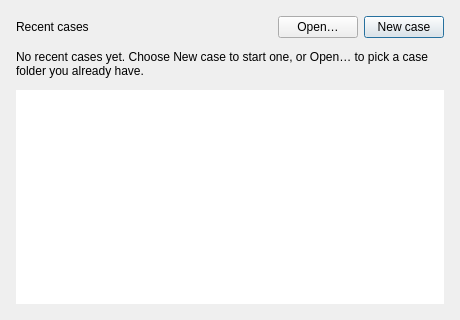
<?xml version="1.0" encoding="UTF-8"?>
<ui version="4.0">
 <class>ProjectSelector</class>
 <widget class="QDialog" name="ProjectSelector">
  <property name="geometry">
   <rect>
    <x>0</x>
    <y>0</y>
    <width>460</width>
    <height>320</height>
   </rect>
  </property>
  <property name="minimumSize">
   <size>
    <width>400</width>
    <height>300</height>
   </size>
  </property>
  <property name="windowTitle">
   <string>Start FoamMesh</string>
  </property>
  <layout class="QVBoxLayout" name="verticalLayout">
   <property name="spacing">
    <number>12</number>
   </property>
   <property name="leftMargin">
    <number>16</number>
   </property>
   <property name="topMargin">
    <number>16</number>
   </property>
   <property name="rightMargin">
    <number>16</number>
   </property>
   <property name="bottomMargin">
    <number>16</number>
   </property>
   <item>
    <widget class="QWidget" name="widget" native="true">
     <layout class="QHBoxLayout" name="horizontalLayout">
      <property name="spacing">
       <number>6</number>
      </property>
      <property name="leftMargin">
       <number>0</number>
      </property>
      <property name="topMargin">
       <number>0</number>
      </property>
      <property name="rightMargin">
       <number>0</number>
      </property>
      <property name="bottomMargin">
       <number>0</number>
      </property>
      <item>
       <widget class="QLabel" name="recentCaps">
        <property name="foammeshTone" stdset="0">
         <string>muted</string>
        </property>
        <property name="text">
         <string>Recent cases</string>
        </property>
       </widget>
      </item>
      <item>
       <spacer name="horizontalSpacer">
        <property name="orientation">
         <enum>Qt::Horizontal</enum>
        </property>
        <property name="sizeHint" stdset="0">
         <size>
          <width>199</width>
          <height>20</height>
         </size>
        </property>
       </spacer>
      </item>
      <item>
       <widget class="QPushButton" name="open">
        <property name="text">
         <string>Open…</string>
        </property>
       </widget>
      </item>
      <item>
       <widget class="QPushButton" name="newCase">
        <property name="foammeshRole" stdset="0">
         <string>primary</string>
        </property>
        <property name="text">
         <string>New case</string>
        </property>
        <property name="default">
         <bool>true</bool>
        </property>
       </widget>
      </item>
     </layout>
    </widget>
   </item>
   <item>
    <widget class="QLabel" name="emptyState">
     <property name="foammeshTone" stdset="0">
      <string>secondary</string>
     </property>
     <property name="text">
      <string>No recent cases yet. Choose New case to start one, or Open… to pick a case folder you already have.</string>
     </property>
     <property name="alignment">
      <set>Qt::AlignLeft|Qt::AlignVCenter</set>
     </property>
     <property name="wordWrap">
      <bool>true</bool>
     </property>
    </widget>
   </item>
   <item>
    <widget class="QListWidget" name="recentCases">
     <property name="frameShape">
      <enum>QFrame::NoFrame</enum>
     </property>
     <property name="spacing">
      <number>4</number>
     </property>
     <property name="itemAlignment">
      <set>Qt::AlignTop</set>
     </property>
    </widget>
   </item>
  </layout>
 </widget>
 <resources/>
 <connections/>
</ui>
